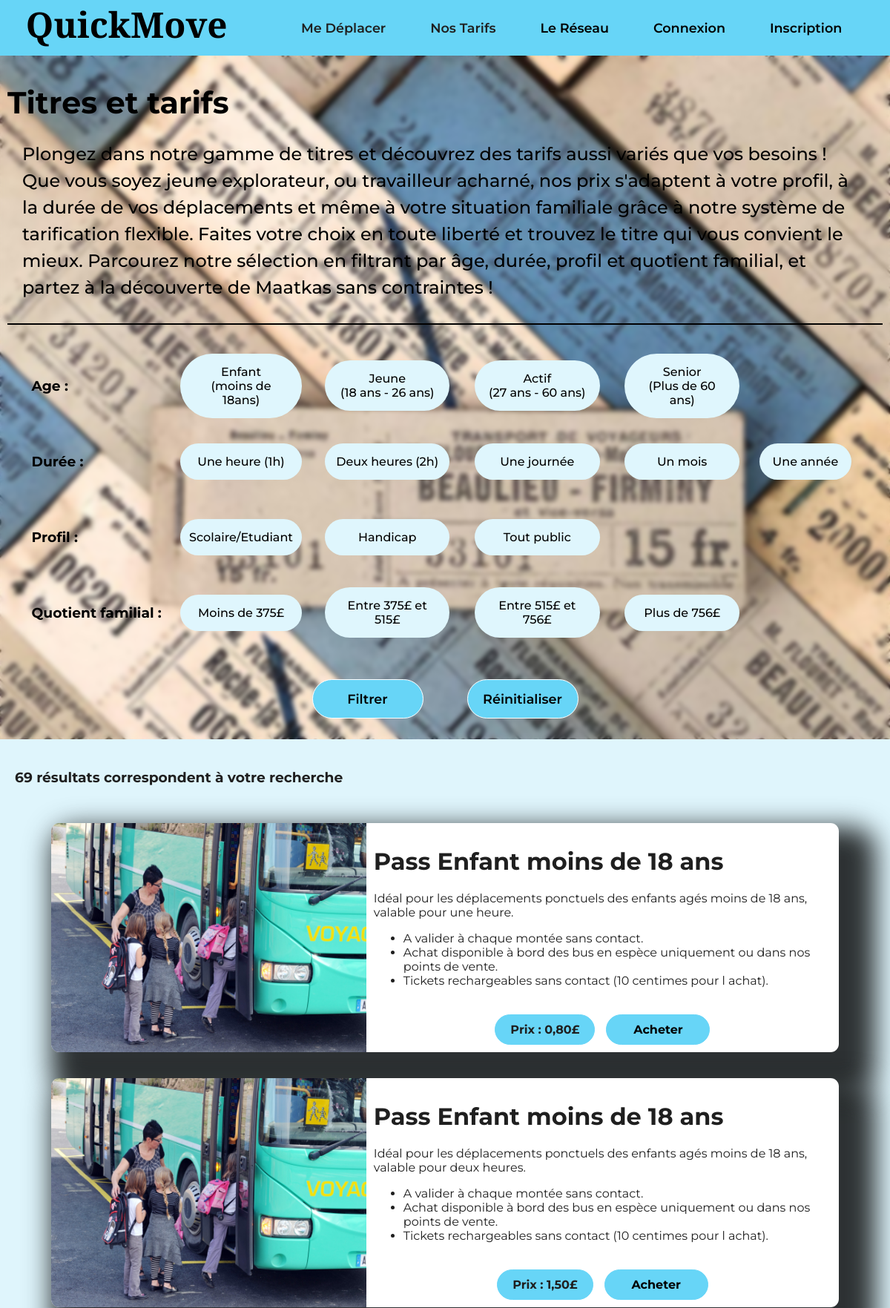
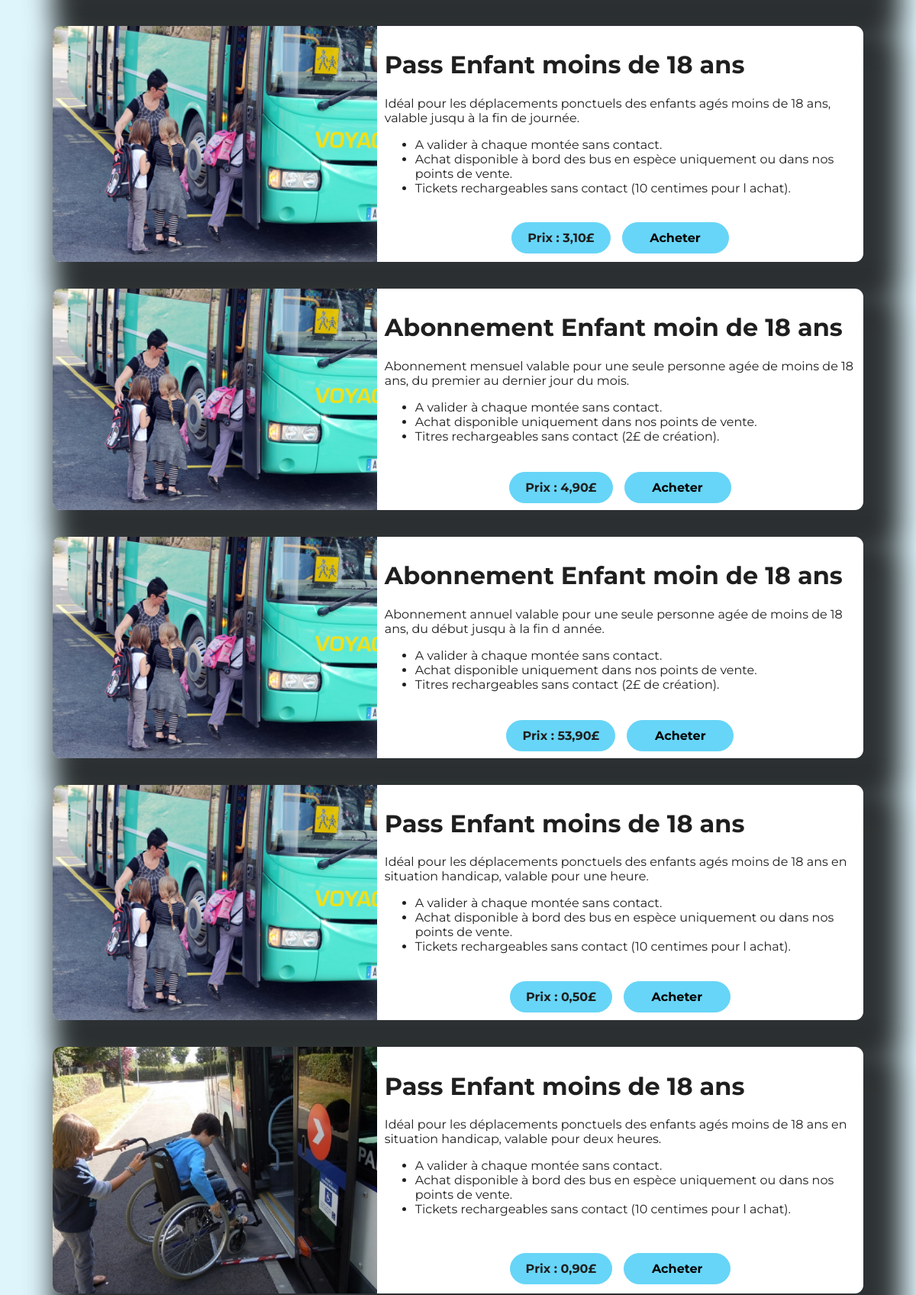
The page /Tarifs.php (upper part) on the database its author committed (2 pictures, top to bottom).
### tables this page shows
CREATE TABLE `tarifs` (
  `age` varchar(26) DEFAULT NULL,
  `duree` varchar(16) DEFAULT NULL,
  `profil` varchar(17) DEFAULT NULL,
  `qf` varchar(18) DEFAULT NULL,
  `tarif` varchar(6) DEFAULT NULL,
  `description` varchar(412) DEFAULT NULL,
  `image` varchar(19) DEFAULT NULL,
  `numero` int(11) NOT NULL
);

### Tarifs.php (the view, shortened to what this page needs)
<!DOCTYPE html>
<html lang="fr">
<head>
    <link rel="stylesheet" href="style.css" type="text/css">
</head>
<body>
    <?php
    include "BarNav.php";
    include "fonction.php";
    echo '
    <div class="backgr">
        <div class="titre">
            <h1>Titres et tarifs</h1>
            <p>Plongez dans notre gamme de titres et découvrez des tarifs aussi variés que vos besoins ! Que vous soyez jeune explorateur,
            ou travailleur acharné, nos prix s\'adaptent à votre profil, à la durée de vos déplacements et même à votre situation familiale
            grâce à notre système de tarification flexible. Faites votre choix en toute liberté et trouvez le titre qui vous convient le mieux.
            Parcourez notre sélection en filtrant par âge, durée, profil et quotient familial, et partez à la découverte de Maatkas sans
            contraintes !</p> <hr>
        <div class="tarifForm"><form action="Tarifs.php" method="get">';
    $connexion = connexion();
    $elem=array('Age :'=>'age','Durée :'=>'duree','Profil :'=>'profil','Quotient familial :'=>'qf');
    $i=0;
    echo '<table class="table">';
    foreach($elem as $cle => $valeur)
    {
        $requete="select distinct $valeur from tarifs where $valeur is not NULL";
        $data = requete($connexion,$requete);
        echo '<tr><td><h3>'.$cle."</h3></td>\n";
        while($row = mysqli_fetch_assoc($data))
        {
            foreach($row as $val)
            {
                echo '<td><input type="radio" name='."\"$valeur\"".' value="'."$val\"".' id="'."$i\"".'>'.'<label class="labelRadio" for='."\"$i\"".">$val</label></td>"."\n";
                $i++;
            }
        }
        echo '</tr>';
    }
    echo '</table>';
    echo '<div class="btnTarif"><input type="submit" value="Filtrer" class="filtr">
        <input type="reset" value="Réinitialiser" class="filtr"></div></form></div>';
    echo '<div class="formSelect"><form action="Tarifs.php" method="get">';
    echo '<div class="btnTarif"><input type="submit" value="Filtrer" class="filtr">
        <input type="reset" value="Réinitialiser" class="filtr"></form></div></div></div></div>'."\n";
    $test = 0;
    if (!$test)
        $requete1='select description,image,tarif,numero from tarifs';
    $connexion = connexion();
    $data=requete($connexion,$requete1);
    nbResultat(mysqli_num_rows($data));
    echo '<div class="resultats">';
    while($row=mysqli_fetch_assoc($data))
    {
        echo '<div class="resultat">';
        foreach ($row as $cle => $val)
        {
            if ($cle=='image')
                echo '<div class="resulimg">'."<img src='$val' class='image'></div>";
            else if ($cle=='tarif')
                {
                echo '<div class="prix"><div>'."Prix : $val"."£</div>";
                echo "<form method='post' action='Mestitres.php'>
                    <input type='hidden' name='numtitre' value='$row[numero]'>
                    <input type='submit' name='acheter' value='Acheter'>
                    </form>";
                echo "</div>";
                }
            else if ($cle == 'description')
                echo '<div class="descrip">'.$val.'</div>';
        }
        echo '</div>';
    }
    echo '</div>';
    ?>
</body>
</html>

### BarNav.php (shortened to what this page needs)
<nav id="nav">
        <h1><a href="index.php"><span>Q</span>uick<span>M</span>ove</a></h1>
        <ul>
            <li>Me Déplacer
            </li>
            <li>Nos Tarifs
            </li>
            <li><a href="Reseau.php">Le Réseau</a></li>
            <?php
                if (!isset($_SESSION['identifiant']))
                    echo
                        '<li><a href="Connexion.php">Connexion</a></li>
                        <li><a href="Inscription.php">Inscription</a></li>';
            ?>
        </ul>
</nav>

### fonction.php (shortened to what this page needs)
<?php
    function nbResultat($n)
    {
        switch ($n) {
            default : echo '<h3 class="restxt">'.$n." résultats correspondent à votre recherche</h3>";break;
        }
    }
    function requete($co,$req)
    {
	    $d = mysqli_query($co, $req);
	    return $d;
    }
?>

### style.css (style rules this page uses)
body { margin: 0; padding: 0; font-family: "Montserrat", sans-serif; color: rgb(31, 31, 31); background-color: rgb(223, 245, 252); font-size: 1em; }
nav { width: 100%; background-color: rgb(103, 213, 247); display: flex; flex-wrap: wrap; justify-content:space-around; align-items: center; font-size: 1.1em; }
nav h1 { font-family: 'Playfair Display' , sans-serif ; font-size:calc(1.7rem + 1.7vw); margin: 0px; padding-bottom: 10px; font-weight:900; color: rgb(31, 31, 31); }
nav > ul { padding: 0px; margin: 0px; font-weight: 600; }
nav > ul > li { float: left; padding: 25px 30px; position: relative; }
nav li { list-style: none; }
nav a { text-decoration: none; color: black; }
form input,select { font-family: "Montserrat", sans-serif; font-size: 0.9em; width: 100%; border:1px solid white; border-radius: 10cap; padding: 10px 20px; margin-bottom: 18px; margin-top: 8px; }
form input { width: 90%; }
.backgr { background-image: url(Images/titre.jpg); background-size: cover; background-color: white; background-repeat: repeat; }
.titre { padding: 10px; backdrop-filter: blur(3px); color: black; }
.titre h1 { font-size:calc(1.3rem + 1.7vw); }
.titre p { padding: 0px 20px; font-weight: 500; font-size:calc(0.6rem + 1.2vw); line-height: 1.5em; }
.titre hr { color: black; border: solid black 1px; margin-top: 30px; margin-bottom: 30px; }
.table h3 { margin: 0px; }
.labelRadio { border-radius: 5cap; text-align: center; width: 70%; background-color: rgb(223, 246, 253); font-weight: 500; padding: 15px; cursor: pointer; display: flex; justify-content: center; transition: 0.2s; }
.table { width: 95%; margin-left: auto; margin-right: auto; }
tr { height: 100px; }
.filtr { width: 150px; font-size: 1.1em; padding: 15px; background-color: rgb(103, 213, 247); font-weight: 600; cursor: pointer; transition: 0.2s; }
.btnTarif { margin-top: 30px; display: flex; gap: 5%; justify-content: center; }
.resultats { padding: 10px; display: flex; flex-wrap: wrap; }
.resultat { width: 90%; margin-left: auto; margin-right: auto; display: grid; grid-template-areas: "resulimg descrip" "resulimg prix"; grid-template-columns: 40% 60%; grid-template-rows: 80% 20%; background: white; border-radius: 1cap; margin-bottom: 35px; box-shadow: 25px 30px 35px 25px rgba(0,0,0,0.8); }
.resulimg { grid-area: resulimg; }
.image { width: 100%; height: 100%; border-radius: 1cap 0cap 0cap 1cap; }
.descrip { grid-area: descrip; padding: 10px; }
.prix { grid-area: prix; padding: 10px; display: flex; justify-content: center; align-items: center; gap: 15px; }
.prix div { font-weight: bolder; padding: 10px 20px; border-radius: 5cap; border: 1px solid rgb(103, 213, 247) ; background-color: rgb(103, 213, 247); }
.prix input { width: 140px; text-align: center; font-weight: bolder; padding: 10px; margin: 0px; border-radius: 5cap; border: 1px solid rgb(103, 213, 247) ; background-color: rgb(103, 213, 247); cursor: pointer; font-size: 1em; transition: 0.2s; }
.prix form { padding: 0px; margin: 0px; }
.restxt { margin: 40px 20px; }

### rows shown on the page
tarifs: description "Pass Enfant moins de 18 ans Idéal pour les déplacements ponctuels des enfants agés moins de 18 ans, valable pour une heure. A valider à chaque montée sans contact. Achat disponible à bord des bus en espèce uniquement ou dans nos points de vente. Tickets rechargeables sans contact (10 centimes pour l achat).", tarif "0,80"
tarifs: description "Pass Enfant moins de 18 ans Idéal pour les déplacements ponctuels des enfants agés moins de 18 ans, valable pour deux heures. A valider à chaque montée sans contact. Achat disponible à bord des bus en espèce uniquement ou dans nos points de vente. Tickets rechargeables sans contact (10 centimes pour l achat).", tarif "1,50"
tarifs: description "Pass Enfant moins de 18 ans Idéal pour les déplacements ponctuels des enfants agés moins de 18 ans, valable jusqu à la fin de journée. A valider à chaque montée sans contact. Achat disponible à bord des bus en espèce uniquement ou dans nos points de vente. Tickets rechargeables sans contact (10 centimes pour l achat).", tarif "3,10"
tarifs: description "Abonnement Enfant moin de 18 ans Abonnement mensuel valable pour une seule personne agée de moins de 18 ans, du premier au dernier jour du mois. A valider à chaque montée sans contact. Achat disponible uniquement dans nos points de vente. Titres rechargeables sans contact (2£ de création).", tarif "4,90"
tarifs: description "Abonnement Enfant moin de 18 ans Abonnement annuel valable pour une seule personne agée de moins de 18 ans, du début jusqu à la fin d année. A valider à chaque montée sans contact. Achat disponible uniquement dans nos points de vente. Titres rechargeables sans contact (2£ de création).", tarif "53,90"
tarifs: description "Pass Enfant moins de 18 ans Idéal pour les déplacements ponctuels des enfants agés moins de 18 ans en situation handicap, valable pour une heure. A valider à chaque montée sans contact. Achat disponible à bord des bus en espèce uniquement ou dans nos points de vente. Tickets rechargeables sans contact (10 centimes pour l achat).", tarif "0,50"
tarifs: description "Pass Enfant moins de 18 ans Idéal pour les déplacements ponctuels des enfants agés moins de 18 ans en situation handicap, valable pour deux heures. A valider à chaque montée sans contact. Achat disponible à bord des bus en espèce uniquement ou dans nos points de vente. Tickets rechargeables sans contact (10 centimes pour l achat).", tarif "0,90"

### other values the page prints
$cle "Age :"
$val "Enfant (moins de 18ans)"
$val "Jeune (18 ans - 26 ans)"
$val "Actif (27 ans - 60 ans)"
$val "Senior (Plus de 60 ans)"
$cle "Durée :"
$val "Une heure (1h)"
$val "Deux heures (2h)"
$val "Une journée"
$val "Un mois"
$val "Une année"
$cle "Profil :"
$val "Scolaire/Etudiant"
$val "Handicap"
$val "Tout public"
